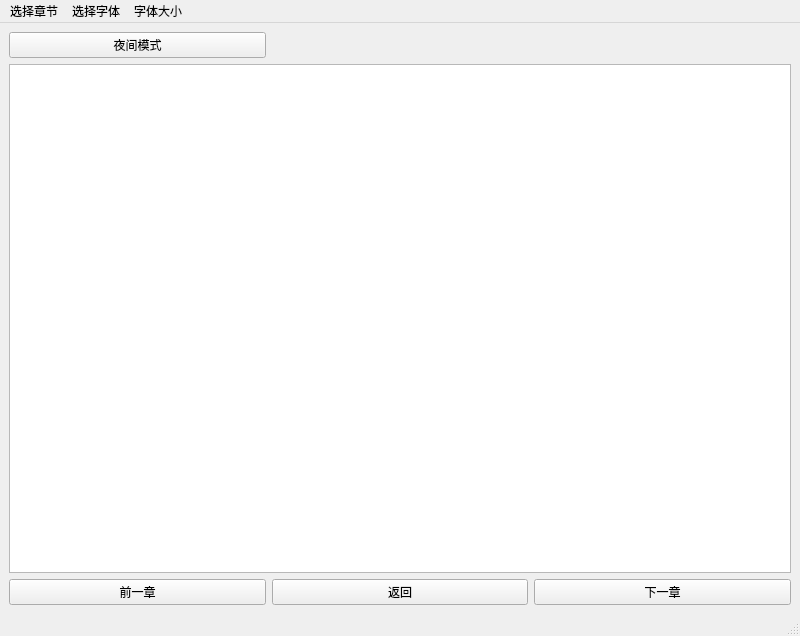
<?xml version="1.0" encoding="UTF-8"?>
<ui version="4.0">
 <class>MainWindow</class>
 <widget class="QMainWindow" name="MainWindow">
  <property name="geometry">
   <rect>
    <x>0</x>
    <y>0</y>
    <width>800</width>
    <height>636</height>
   </rect>
  </property>
  <property name="windowTitle">
   <string>MainWindow</string>
  </property>
  <widget class="QWidget" name="centralwidget">
   <layout class="QGridLayout" name="gridLayout">
    <item row="1" column="0" colspan="3">
     <widget class="QTextEdit" name="textEdit">
      <property name="sizePolicy">
       <sizepolicy hsizetype="Preferred" vsizetype="Expanding">
        <horstretch>0</horstretch>
        <verstretch>0</verstretch>
       </sizepolicy>
      </property>
      <property name="html">
       <string>&lt;!DOCTYPE HTML PUBLIC &quot;-//W3C//DTD HTML 4.0//EN&quot; &quot;http://www.w3.org/TR/REC-html40/strict.dtd&quot;&gt;
&lt;html&gt;&lt;head&gt;&lt;meta name=&quot;qrichtext&quot; content=&quot;1&quot; /&gt;&lt;meta charset=&quot;utf-8&quot; /&gt;&lt;style type=&quot;text/css&quot;&gt;
p, li { white-space: pre-wrap; }
hr { height: 1px; border-width: 0; }
li.unchecked::marker { content: &quot;\2610&quot;; }
li.checked::marker { content: &quot;\2612&quot;; }
&lt;/style&gt;&lt;/head&gt;&lt;body style=&quot; font-family:'Microsoft YaHei UI'; font-size:9pt; font-weight:400; font-style:normal;&quot;&gt;
&lt;p style=&quot;-qt-paragraph-type:empty; margin-top:0px; margin-bottom:0px; margin-left:0px; margin-right:0px; -qt-block-indent:0; text-indent:0px;&quot;&gt;&lt;br /&gt;&lt;/p&gt;&lt;/body&gt;&lt;/html&gt;</string>
      </property>
     </widget>
    </item>
    <item row="5" column="2">
     <widget class="QPushButton" name="nextButton">
      <property name="text">
       <string>下一章</string>
      </property>
     </widget>
    </item>
    <item row="5" column="0">
     <widget class="QPushButton" name="lastButton">
      <property name="text">
       <string>前一章</string>
      </property>
     </widget>
    </item>
    <item row="5" column="1">
     <widget class="QPushButton" name="backButton">
      <property name="text">
       <string>返回</string>
      </property>
     </widget>
    </item>
    <item row="0" column="0">
     <widget class="QPushButton" name="changeDNButton">
      <property name="text">
       <string>夜间模式</string>
      </property>
     </widget>
    </item>
   </layout>
  </widget>
  <widget class="QMenuBar" name="menubar">
   <property name="geometry">
    <rect>
     <x>0</x>
     <y>0</y>
     <width>800</width>
     <height>17</height>
    </rect>
   </property>
   <widget class="QMenu" name="menu1">
    <property name="title">
     <string>选择章节</string>
    </property>
    <addaction name="chapter_1"/>
    <addaction name="chapter_2"/>
    <addaction name="chapter_3"/>
   </widget>
   <widget class="QMenu" name="menu_2">
    <property name="title">
     <string>选择字体</string>
    </property>
    <addaction name="song"/>
    <addaction name="weiruan"/>
   </widget>
   <widget class="QMenu" name="menu_3">
    <property name="title">
     <string>字体大小</string>
    </property>
    <addaction name="size_9"/>
    <addaction name="size_12"/>
    <addaction name="size_15"/>
   </widget>
   <addaction name="menu1"/>
   <addaction name="menu_2"/>
   <addaction name="menu_3"/>
  </widget>
  <widget class="QStatusBar" name="statusbar"/>
  <action name="chapter_1">
   <property name="text">
    <string>第一章</string>
   </property>
  </action>
  <action name="chapter_2">
   <property name="text">
    <string>第二章</string>
   </property>
  </action>
  <action name="song">
   <property name="text">
    <string>宋体</string>
   </property>
  </action>
  <action name="weiruan">
   <property name="text">
    <string>微软雅黑</string>
   </property>
  </action>
  <action name="size_9">
   <property name="text">
    <string>9</string>
   </property>
  </action>
  <action name="size_12">
   <property name="text">
    <string>12</string>
   </property>
  </action>
  <action name="size_15">
   <property name="text">
    <string>15</string>
   </property>
  </action>
  <action name="chapter_3">
   <property name="text">
    <string>第三章</string>
   </property>
  </action>
 </widget>
 <resources/>
 <connections/>
</ui>
